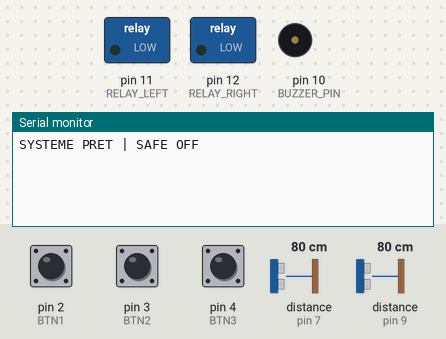
A sketch run on a simulated Arduino Uno, built with avr-gcc and run on an emulated ATmega328P. On the bench: switched loads named in the sketch (green lamp = pin HIGH), buzzer (waves = sounding, pin HIGH), the last lines printed to the serial monitor. The test bench sets the inputs (shaded band); at power-on: pin 2 (BTN1) HIGH, pin 4 (BTN3) HIGH, pin 3 (BTN2) HIGH, distance to the obstacle (sensors on pin 7, pin 9) 80 cm. The echo pulse lasts 58.3 µs per cm; pins used as bus, display or sensor lines are not drawn.

Above: at 1.2 s.
1.3 s: pin 2 (BTN1) pulled LOW for 0.15 s
At 2.5 s:
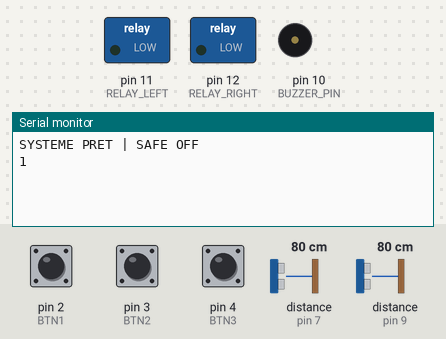
2.9 s: pin 4 (BTN3) pulled LOW for 0.15 s
At 3.18 s:
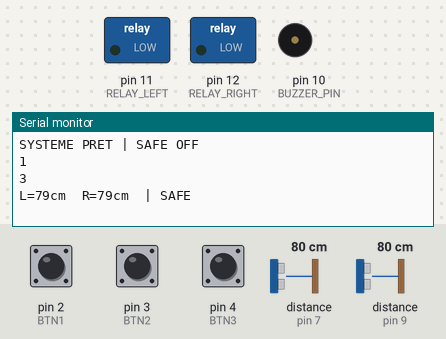

The sketch:

arduinopart.ino
```cpp
/************************************************************
 *  SYSTEME ADAS – SAFE OFF AU DEMARRAGE
 *  BTN1 / BTN2 : inchangés
 *  BTN3 : active / désactive TOUT
 ************************************************************/

// ================== BOUTONS ==================
const int BTN1 = 2;
const int BTN2 = 3;
const int BTN3 = 4;

// ================== ULTRASONS ==================
#define TRIG_LEFT 6
#define ECHO_LEFT 7
#define TRIG_RIGHT 8
#define ECHO_RIGHT 9

// ================== ACTIONNEURS ==================
#define BUZZER_PIN 10
#define RELAY_LEFT 11
#define RELAY_RIGHT 12

// ================== PARAMETRES ==================
const int MAX_DETECT_CM = 10;
const int CRITICAL_CM = 5;
const unsigned long US_GAP_US = 600;
const unsigned long LOOP_MS = 80;

// ================== ETATS ==================
bool lastDangerLeft = false;
bool lastDangerRight = false;

bool lastState1 = HIGH;
bool lastState2 = HIGH;
bool lastState3 = HIGH;

bool safetyMode = false;

long lastLeft = -1;
long lastRight = -1;

// =================================================
// INITIALISATION ETAT SAFE (IMPORTANT)
// =================================================
void initSafeState() {
  safetyMode = false;
  digitalWrite(BUZZER_PIN, LOW);
  digitalWrite(RELAY_LEFT, LOW);
  digitalWrite(RELAY_RIGHT, LOW);
  lastLeft = -1;
  lastRight = -1;
}

// =================================================
// MESURE ULTRASON
// =================================================
long measureDistanceCm(int trigPin, int echoPin) {
  digitalWrite(trigPin, LOW);
  delayMicroseconds(3);
  digitalWrite(trigPin, HIGH);
  delayMicroseconds(10);
  digitalWrite(trigPin, LOW);

  unsigned long duration = pulseIn(echoPin, HIGH, 45000);
  if (duration == 0) return -1;

  long cm = duration * 0.034 / 2;
  if (cm < 2 || cm > 300) return -1;

  return cm;
}

// =================================================
// FILTRAGE
// =================================================
long smooth(long prev, long cur) {
  if (cur < 0) return prev;
  if (prev < 0) return cur;
  return (prev + cur) / 2;
}

// =================================================
// BUZZER
// =================================================
void buzzerByDistance(long dist) {
  static unsigned long lastToggle = 0;
  static bool state = false;
  unsigned long now = millis();

  if (dist < 0 || dist > MAX_DETECT_CM) {
    digitalWrite(BUZZER_PIN, LOW);
    state = false;
    lastToggle = now;
    return;
  }

  if (dist <= CRITICAL_CM) {
    digitalWrite(BUZZER_PIN, HIGH);
    state = true;
    return;
  }

  int interval;
  if (dist > 8) interval = 600;
  else if (dist > 6) interval = 300;
  else interval = 150;

  if (now - lastToggle >= (unsigned long)interval) {
    state = !state;
    digitalWrite(BUZZER_PIN, state ? HIGH : LOW);
    lastToggle = now;
  }
}

// =================================================
// CHECK BUTTON (PRINCIPE ORIGINAL)
// =================================================
void checkButton(int pin, bool &lastState, int value) {
  bool currentState = digitalRead(pin);

  if (lastState == HIGH && currentState == LOW) {

    // BTN1 / BTN2 : inchangés
    if (value == 1 || value == 2) {
      Serial.println(value);
    }

    // BTN3 : SAFE ON / OFF
    if (value == 3) {
      safetyMode = !safetyMode;
      Serial.println(3);

      if (!safetyMode) {
        initSafeState();  // 🔒 retour état sûr
      }
    }

    delay(200);  // anti-rebond
  }

  lastState = currentState;
}

// =================================================
// SETUP
// =================================================
void setup() {
  pinMode(BTN1, INPUT_PULLUP);
  pinMode(BTN2, INPUT_PULLUP);
  pinMode(BTN3, INPUT_PULLUP);

  pinMode(TRIG_LEFT, OUTPUT);
  pinMode(ECHO_LEFT, INPUT);
  pinMode(TRIG_RIGHT, OUTPUT);
  pinMode(ECHO_RIGHT, INPUT);

  pinMode(BUZZER_PIN, OUTPUT);
  pinMode(RELAY_LEFT, OUTPUT);
  pinMode(RELAY_RIGHT, OUTPUT);

  initSafeState();

  Serial.begin(115200);
  Serial.println("SYSTEME PRET | SAFE OFF");
}

// =================================================
// LOOP
// =================================================
void loop() {

  // Boutons (inchangés)
  checkButton(BTN1, lastState1, 1);
  checkButton(BTN2, lastState2, 2);
  checkButton(BTN3, lastState3, 3);

  // SAFE OFF → rien ne tourne
  if (!safetyMode) return;

  static unsigned long lastLoop = 0;
  if (millis() - lastLoop < LOOP_MS) return;
  lastLoop = millis();

  long rawLeft = measureDistanceCm(TRIG_LEFT, ECHO_LEFT);
  delayMicroseconds(US_GAP_US);
  long rawRight = measureDistanceCm(TRIG_RIGHT, ECHO_RIGHT);

  lastLeft = smooth(lastLeft, rawLeft);
  lastRight = smooth(lastRight, rawRight);

  bool dangerLeft = (lastLeft > 0 && lastLeft <= MAX_DETECT_CM);
  bool dangerRight = (lastRight > 0 && lastRight <= MAX_DETECT_CM);

  digitalWrite(RELAY_LEFT, dangerLeft ? HIGH : LOW);
  digitalWrite(RELAY_RIGHT, dangerRight ? HIGH : LOW);

  // ===== NOTIFICATION QT (changement d'état) =====
  if (dangerLeft != lastDangerLeft) {
    Serial.println(dangerLeft ? "DANGER LEFT" : "CLEAR LEFT");
    lastDangerLeft = dangerLeft;
  }

  if (dangerRight != lastDangerRight) {
    Serial.println(dangerRight ? "DANGER RIGHT" : "CLEAR RIGHT");
    lastDangerRight = dangerRight;
  }

  long minDist = -1;
  if (dangerLeft && dangerRight) minDist = min(lastLeft, lastRight);
  else if (dangerLeft) minDist = lastLeft;
  else if (dangerRight) minDist = lastRight;

  buzzerByDistance(minDist);

  // ----- DEBUG DISTANCES -----
  Serial.print("L=");
  Serial.print(lastLeft);
  Serial.print("cm  R=");
  Serial.print(lastRight);
  Serial.print("cm  | ");

  if (minDist < 0)
    Serial.println("SAFE");
  else
    Serial.println(minDist);
}
```

Measured:
- after the input at 1.3 s, the serial monitor: prints a new line at once (image 1)
- after the input at 2.9 s, the serial monitor: prints a new line at once (image 2)
